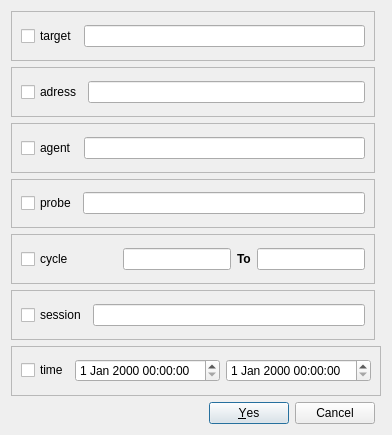
<?xml version="1.0" encoding="UTF-8"?>
<ui version="4.0">
 <class>eventDialog</class>
 <widget class="QDialog" name="eventDialog">
  <property name="geometry">
   <rect>
    <x>0</x>
    <y>0</y>
    <width>351</width>
    <height>435</height>
   </rect>
  </property>
  <property name="windowTitle">
   <string>Dialog</string>
  </property>
  <layout class="QGridLayout" name="gridLayout_4">
   <item row="0" column="0">
    <widget class="QFrame" name="frame_3">
     <property name="frameShape">
      <enum>QFrame::StyledPanel</enum>
     </property>
     <property name="frameShadow">
      <enum>QFrame::Raised</enum>
     </property>
     <layout class="QGridLayout" name="gridLayout_3">
      <item row="0" column="1">
       <widget class="QLineEdit" name="linetarget"/>
      </item>
      <item row="0" column="0">
       <widget class="QCheckBox" name="checkBoxtarget">
        <property name="text">
         <string>target</string>
        </property>
       </widget>
      </item>
     </layout>
    </widget>
   </item>
   <item row="1" column="0">
    <widget class="QFrame" name="frame_4">
     <property name="frameShape">
      <enum>QFrame::StyledPanel</enum>
     </property>
     <property name="frameShadow">
      <enum>QFrame::Raised</enum>
     </property>
     <layout class="QHBoxLayout" name="horizontalLayout">
      <item>
       <widget class="QCheckBox" name="checkBoxadress">
        <property name="text">
         <string>adress</string>
        </property>
       </widget>
      </item>
      <item>
       <widget class="QLineEdit" name="lineadress"/>
      </item>
     </layout>
    </widget>
   </item>
   <item row="2" column="0">
    <widget class="QFrame" name="frame_6">
     <property name="frameShape">
      <enum>QFrame::StyledPanel</enum>
     </property>
     <property name="frameShadow">
      <enum>QFrame::Raised</enum>
     </property>
     <layout class="QGridLayout" name="gridLayout_6">
      <item row="0" column="1">
       <widget class="QLineEdit" name="lineagent"/>
      </item>
      <item row="0" column="0">
       <widget class="QCheckBox" name="checkBoxagent">
        <property name="text">
         <string>agent</string>
        </property>
       </widget>
      </item>
     </layout>
    </widget>
   </item>
   <item row="3" column="0">
    <widget class="QFrame" name="frame_8">
     <property name="frameShape">
      <enum>QFrame::StyledPanel</enum>
     </property>
     <property name="frameShadow">
      <enum>QFrame::Raised</enum>
     </property>
     <layout class="QGridLayout" name="gridLayout_8">
      <item row="0" column="1">
       <widget class="QLineEdit" name="lineprobe"/>
      </item>
      <item row="0" column="0">
       <widget class="QCheckBox" name="checkBoxprobe">
        <property name="text">
         <string>probe</string>
        </property>
       </widget>
      </item>
     </layout>
    </widget>
   </item>
   <item row="5" column="0">
    <widget class="QFrame" name="frame_5">
     <property name="frameShape">
      <enum>QFrame::StyledPanel</enum>
     </property>
     <property name="frameShadow">
      <enum>QFrame::Raised</enum>
     </property>
     <layout class="QGridLayout" name="gridLayout_5">
      <item row="0" column="1">
       <widget class="QLineEdit" name="linesession"/>
      </item>
      <item row="0" column="0">
       <widget class="QCheckBox" name="checkBoxsession">
        <property name="text">
         <string>session</string>
        </property>
       </widget>
      </item>
     </layout>
    </widget>
   </item>
   <item row="6" column="0" colspan="2">
    <widget class="QFrame" name="frame_2">
     <property name="frameShape">
      <enum>QFrame::StyledPanel</enum>
     </property>
     <property name="frameShadow">
      <enum>QFrame::Raised</enum>
     </property>
     <layout class="QGridLayout" name="gridLayout">
      <item row="1" column="1">
       <widget class="QDateTimeEdit" name="dateTimeEdit">
        <property name="sizePolicy">
         <sizepolicy hsizetype="MinimumExpanding" vsizetype="Fixed">
          <horstretch>0</horstretch>
          <verstretch>0</verstretch>
         </sizepolicy>
        </property>
       </widget>
      </item>
      <item row="1" column="2">
       <widget class="QDateTimeEdit" name="dateTimeEdit_2">
        <property name="sizePolicy">
         <sizepolicy hsizetype="MinimumExpanding" vsizetype="Fixed">
          <horstretch>0</horstretch>
          <verstretch>0</verstretch>
         </sizepolicy>
        </property>
       </widget>
      </item>
      <item row="1" column="0">
       <widget class="QCheckBox" name="checkBoxtime">
        <property name="sizePolicy">
         <sizepolicy hsizetype="Minimum" vsizetype="Fixed">
          <horstretch>0</horstretch>
          <verstretch>0</verstretch>
         </sizepolicy>
        </property>
        <property name="text">
         <string>time</string>
        </property>
       </widget>
      </item>
     </layout>
    </widget>
   </item>
   <item row="7" column="0">
    <widget class="QDialogButtonBox" name="eventbuttonBox">
     <property name="sizePolicy">
      <sizepolicy hsizetype="Expanding" vsizetype="Fixed">
       <horstretch>0</horstretch>
       <verstretch>0</verstretch>
      </sizepolicy>
     </property>
     <property name="standardButtons">
      <set>QDialogButtonBox::Cancel|QDialogButtonBox::Yes</set>
     </property>
     <property name="centerButtons">
      <bool>false</bool>
     </property>
    </widget>
   </item>
   <item row="4" column="0">
    <widget class="QFrame" name="frame">
     <property name="frameShape">
      <enum>QFrame::StyledPanel</enum>
     </property>
     <property name="frameShadow">
      <enum>QFrame::Raised</enum>
     </property>
     <layout class="QGridLayout" name="gridLayout_2">
      <item row="0" column="0">
       <widget class="QCheckBox" name="checkBoxcycle">
        <property name="sizePolicy">
         <sizepolicy hsizetype="MinimumExpanding" vsizetype="Fixed">
          <horstretch>0</horstretch>
          <verstretch>0</verstretch>
         </sizepolicy>
        </property>
        <property name="text">
         <string>cycle</string>
        </property>
       </widget>
      </item>
      <item row="0" column="1">
       <widget class="QLineEdit" name="linecycle1">
        <property name="sizePolicy">
         <sizepolicy hsizetype="MinimumExpanding" vsizetype="Fixed">
          <horstretch>0</horstretch>
          <verstretch>0</verstretch>
         </sizepolicy>
        </property>
       </widget>
      </item>
      <item row="0" column="2">
       <widget class="QLabel" name="label">
        <property name="sizePolicy">
         <sizepolicy hsizetype="Minimum" vsizetype="Preferred">
          <horstretch>0</horstretch>
          <verstretch>0</verstretch>
         </sizepolicy>
        </property>
        <property name="font">
         <font>
          <weight>75</weight>
          <bold>true</bold>
         </font>
        </property>
        <property name="text">
         <string>To</string>
        </property>
       </widget>
      </item>
      <item row="0" column="3">
       <widget class="QLineEdit" name="linecycle2">
        <property name="sizePolicy">
         <sizepolicy hsizetype="Minimum" vsizetype="Fixed">
          <horstretch>0</horstretch>
          <verstretch>0</verstretch>
         </sizepolicy>
        </property>
       </widget>
      </item>
     </layout>
    </widget>
   </item>
  </layout>
 </widget>
 <resources/>
 <connections/>
</ui>
